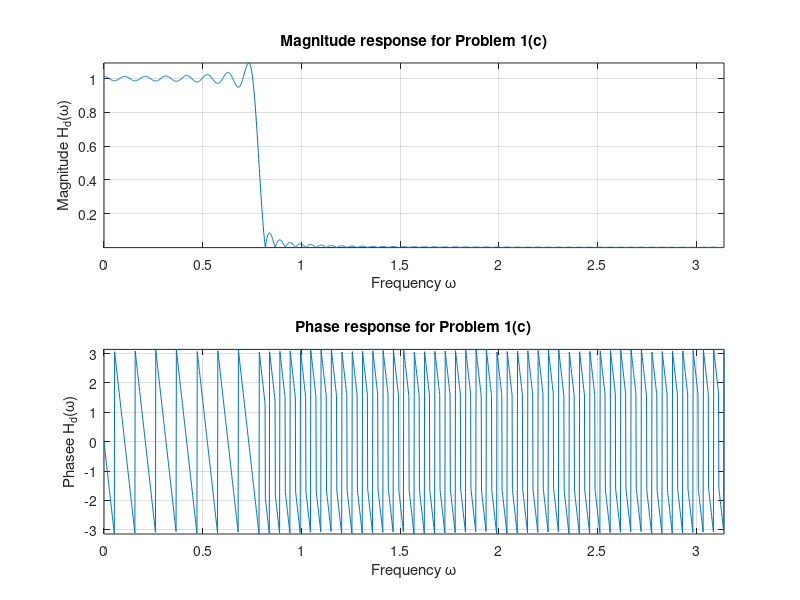
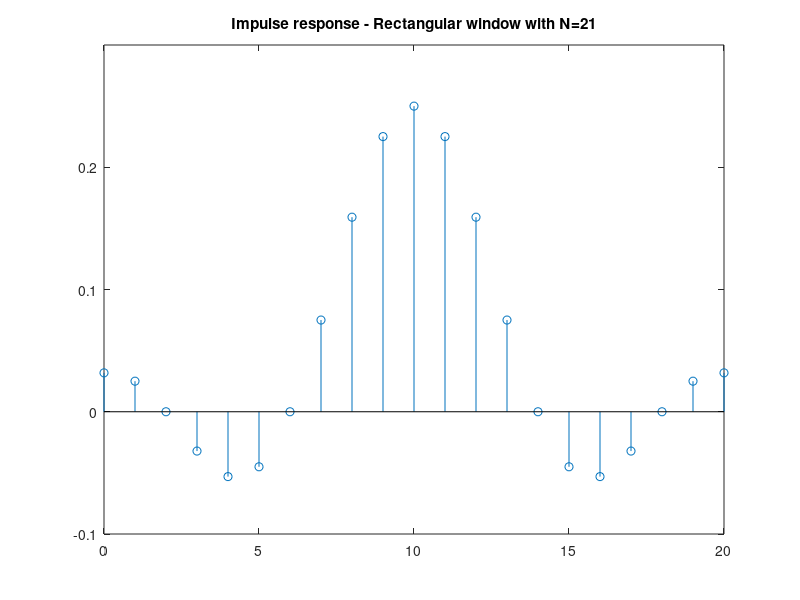
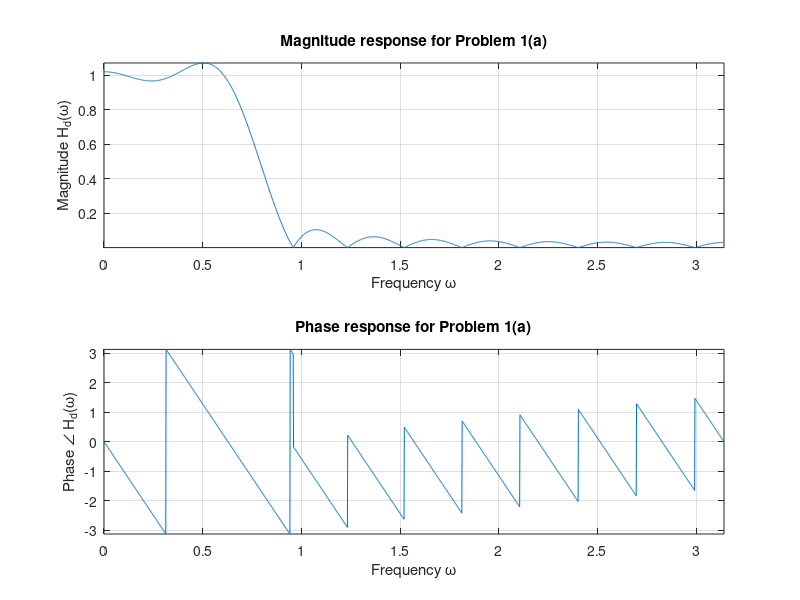
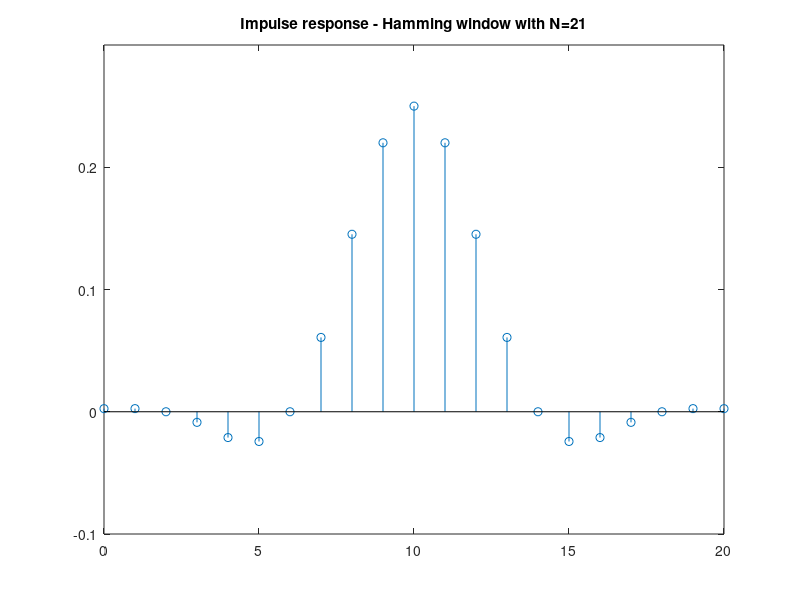

MATLAB code to generate these figures, in order:

close all;
clear all;

% Problem 3 (a)
% Retangualr window with N = 21
N = 21;

h = sin(pi/4*([0:N-1]-(N-1)/2))./(pi*([0:N-1]-(N-1)/2)); % Time-shift
h((N-1)/2+1) = 1/4;

figure(1);
stem([0:N-1],h);
axis([0 N-1 -0.1 0.3]);
title('Impulse response - Rectangular window with N=21');

figure(2);
H = fft(h,4096);
w = [0:4095]*2*pi/4096;
subplot(2,1,1)
plot(w(1:2049),abs(H(1:2049)));
axis([0 pi -inf inf]);
xlabel('Frequency \omega');
ylabel('Magnitude H_d(\omega)');
title('Magnitude response for Problem 1(a)');
grid;



subplot(2,1,2)
plot(w(1:2049),angle(H(1:2049)));
axis([0 pi -inf inf]);
xlabel('Frequency \omega');
ylabel('Phase \angle H_d(\omega)');
title('Phase response for Problem 1(a)');
grid;



% Problem 3 (b)
% Hamming window
wp = 0.54 - 0.46*cos(2*pi*[0:N-1]/(N-1));
h = sin(pi/4*([0:N-1]-(N-1)/2))./(pi*([0:N-1]-(N-1)/2)); % Time-shift
h((N-1)/2+1) = 1/4;
h = h.*wp; % Truncation

figure(4);
stem([0:N-1],h);
axis([0 N-1 -0.1 0.3]);
title('Impulse response - Hamming window with N=21');


figure(5);
H = fft(h,4096);
w = [0:4095]*2*pi/4096;
subplot(2,1,1)
plot(w(1:2049),abs(H(1:2049)));
axis([0 pi -inf inf]);
xlabel('Frequency \omega');
ylabel('Magnitude H_d(\omega)');
title('Magnitude response for Problem 1(b)');
grid;


subplot(2,1,2)
plot(w(1:2049),angle(H(1:2049)));
axis([0 pi -inf inf]);
xlabel('Frequency \omega');
ylabel('Phase \angle H_d(\omega)');
title('Phase response for Problem 1(b)');
grid;


% Problem 3 (c)
% Retangualr window with N = 121
N = 121;

h = sin(pi/4*([0:N-1]-(N-1)/2))./(pi*([0:N-1]-(N-1)/2)); % Time-shift
h((N-1)/2+1) = 1/4;

figure(7);
stem([0:N-1],h);
axis([0 N-1 -0.1 0.3]);
title('Impulse response - Rectangular window with N=121');


figure(8);
H = fft(h,4096);
w = [0:4095]*2*pi/4096;
subplot(2,1,1)
plot(w(1:2049),abs(H(1:2049)));
axis([0 pi -inf inf]);
xlabel('Frequency \omega');
ylabel('Magnitude H_d(\omega)');
title('Magnitude response for Problem 1(c)');

grid;

subplot(2,1,2)
plot(w(1:2049),angle(H(1:2049)));
axis([0 pi -inf inf]);
xlabel('Frequency \omega');
ylabel('Phasee H_d(\omega)');
title('Phase response for Problem 1(c)');
grid;
print -dmeta sol3_9
